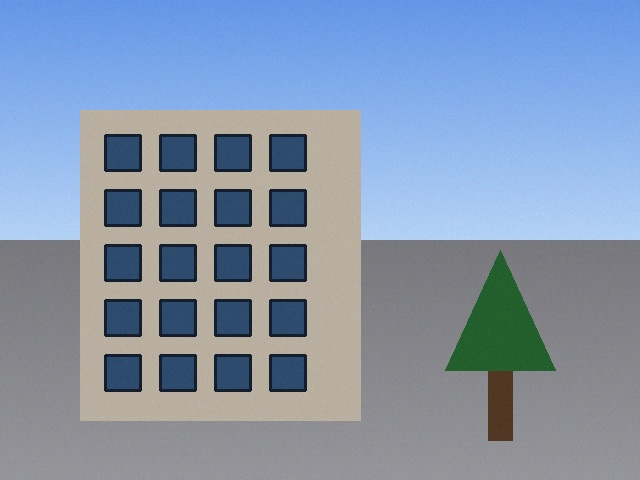
#> input picture dataset/authentic/authentic_building.jpg, 640 x 480 px
$ python -i ela.py   (imports and definitions only)
#> lines starting #> are read from the running program, lines starting #| are printed output that depends on the picture
"""
Image Forensic Analyzer - Error Level Analysis (ELA) Module
------------------------------------------------------------
Theoretical Foundation:
JPEG compression divides an image into 8x8 pixel blocks and applies the Discrete
Cosine Transform (DCT) followed by quantization. Each re-compression at a specific
quality factor causes loss of high-frequency components until an error equilibrium
is achieved across the entire image.

If an image is modified (e.g. an object is pasted from another source, or a portion
is digitally retouched):
1. The untouched background will show lower error because it has already reached
   compression equilibrium.
2. The newly introduced or modified areas will show significantly higher or lower
   error levels because they have not undergone identical quantization cycles.

ELA works by:
1. Re-saving the input image at a known JPEG quality (typically 90% or 95%).
2. Computing the absolute pixel-wise difference: |Original - Resaved|.
3. Amplifying the difference using an enhancement scale factor (e.g., 10x-20x)
   so subtle discrepancies are visible to human and algorithmic inspectors.
"""

import io
import cv2
import numpy as np
from PIL import Image, ImageChops, ImageEnhance


def perform_ela(image_input, quality=90, scale_factor=15):
    """
    Performs Error Level Analysis on the provided image.

    Args:
        image_input: File path (str), PIL.Image, NumPy array (RGB/RGBA/Grayscale),
                     or file-like buffer (UploadedFile, BytesIO).
        quality (int): Re-compression JPEG quality (typically 90-95).
        scale_factor (int or str): Multiplier to amplify subtle error differences.

    Returns:
        dict: A comprehensive dictionary containing:
            - 'ela_image_pil': Enhanced ELA PIL Image
            - 'ela_image_np': Enhanced ELA NumPy array (RGB)
            - 'diff_gray': 2D grayscale array of raw difference
            - 'heatmap_rgb': Colorized heatmap highlighting suspicious zones
            - 'mean_error': Average error per pixel
            - 'max_error': Maximum pixel error
            - 'std_error': Standard deviation of the error distribution
            - 'high_error_ratio': Percentage of pixels exhibiting high anomaly
            - 'ela_tampering_score': Normalized tampering index (0 to 100)
    """
#> called with quality = 90, scale_factor = 15
    stream_to_rewind = None

    # Step 1: Normalize input to a clean PIL Image in RGB format
    if isinstance(image_input, str):
        original_pil = Image.open(image_input)
#> original_pil is the input picture: PIL image 640x480 RGB; mean R, G, B 133, 150.3, 173.6
    elif isinstance(image_input, np.ndarray):
        if image_input.ndim == 2:
            original_pil = Image.fromarray(image_input).convert("RGB")
        elif image_input.shape[2] == 4:
            original_pil = Image.fromarray(image_input, mode="RGBA")
        else:
            original_pil = Image.fromarray(image_input, mode="RGB")
    elif isinstance(image_input, Image.Image):
        original_pil = image_input.copy()
    elif isinstance(image_input, (bytes, bytearray)):
        original_pil = Image.open(io.BytesIO(image_input))
    elif hasattr(image_input, "read"):
        stream_to_rewind = image_input
        if hasattr(stream_to_rewind, "seek"):
            stream_to_rewind.seek(0)
        data = stream_to_rewind.read()
        original_pil = Image.open(io.BytesIO(data))
        if hasattr(stream_to_rewind, "seek"):
            stream_to_rewind.seek(0)
    else:
        raise TypeError(f"Unsupported image input type for ELA: {type(image_input)}")

    # Handle transparent images cleanly before JPEG compression (which does not support alpha)
    if original_pil.mode in ("RGBA", "LA") or (original_pil.mode == "P" and "transparency" in original_pil.info):
        rgba_img = original_pil.convert("RGBA")
        background = Image.new("RGBA", rgba_img.size, (255, 255, 255, 255))
        original_pil = Image.alpha_composite(background, rgba_img).convert("RGB")
    elif original_pil.mode != "RGB":
        original_pil = original_pil.convert("RGB")

    # Step 2: Re-save image in memory at the specified JPEG quality factor
    buffer = io.BytesIO()
    original_pil.save(buffer, format="JPEG", quality=quality)
    buffer.seek(0)
    resaved_pil = Image.open(buffer).convert("RGB")

    # Step 3: Compute absolute difference between original and resaved image
    diff_pil = ImageChops.difference(original_pil, resaved_pil)

    # Step 4: Calculate extrema and dynamic error metrics
    extrema = diff_pil.getextrema()
#> extrema = ((0, 22), (0, 19), (0, 22))
    # Find the maximum difference across all three RGB channels
    max_diff = max([ex[1] for ex in extrema]) if extrema else 1
#> max_diff = 22
    if max_diff == 0:
        max_diff = 1  # Guard against division by zero

    # Dynamic scaling factor calculation:
    if scale_factor is None or scale_factor == "auto":
        scale = int(255.0 / max_diff)
    else:
        scale = int(scale_factor)

    # Step 5: Amplify the difference image for human visualization
    enhanced_pil = ImageEnhance.Brightness(diff_pil).enhance(scale)
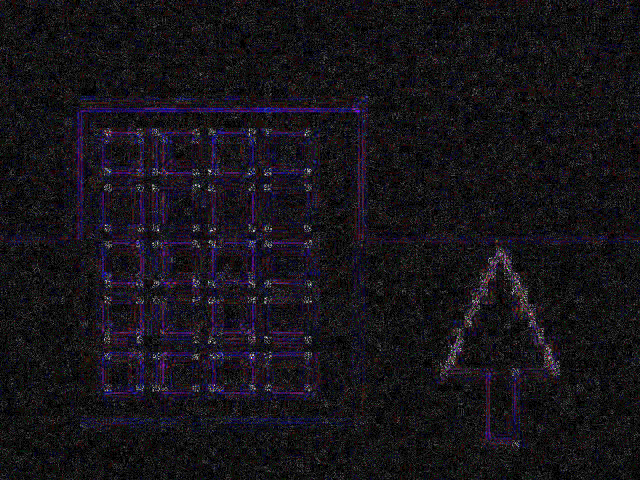
#> enhanced_pil: PIL image 640x480 RGB; mean R, G, B 22.3, 19.5, 25.1
    ela_np = np.array(enhanced_pil, dtype=np.uint8)

    # Step 6: Convert raw difference to grayscale for quantitative analysis
    diff_np = np.array(diff_pil, dtype=np.float32)
    # Euclidean norm across RGB channels to get true intensity difference
    diff_gray = np.sqrt(np.mean(diff_np ** 2, axis=2)).astype(np.uint8)
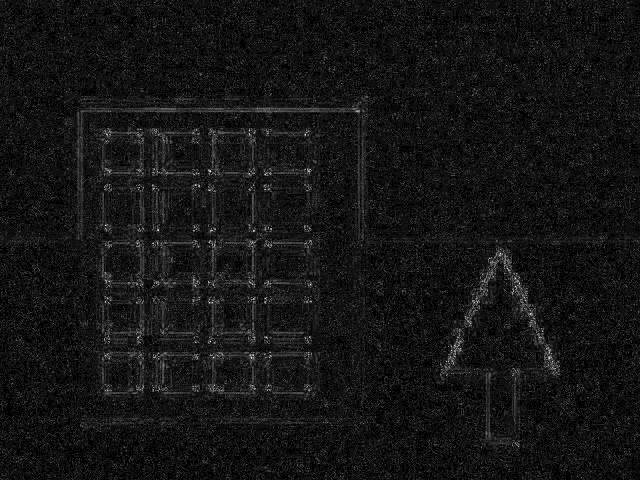
#> diff_gray: shape (480, 640); min 0, max 17, mean 1.38; drawn with min black and max white

    # Step 7: Statistical Feature Extraction
    mean_err = float(np.mean(diff_gray))
#> mean_err = 1.38
    std_err = float(np.std(diff_gray))
#> std_err = 1.19
    max_err = float(np.max(diff_gray))
#> max_err = 17

    # Anomaly threshold: pixels that deviate significantly above average noise
    anomaly_threshold = mean_err + 2.0 * std_err
#> anomaly_threshold = 3.77
    high_error_pixels = int(np.sum(diff_gray > max(15, anomaly_threshold)))
#> high_error_pixels = 8
    total_pixels = max(1, diff_gray.shape[0] * diff_gray.shape[1])
#> total_pixels = 307200
    high_error_ratio = round((high_error_pixels / total_pixels) * 100.0, 3)
#> high_error_ratio = 0.003

    # ELA Tampering Score Formulation:
    # In authentic photos, standard deviation is low and uniform.
    # In spliced/tampered photos, the variance and high-error ratio spike.
    score_metric = (mean_err * 2.0) + (std_err * 3.0) + (high_error_ratio * 4.0)
#> score_metric = 6.36
    ela_tampering_score = round(float(min(100.0, max(0.0, score_metric))), 2)
#> ela_tampering_score = 6.36

    # Step 8: Generate Colorized Heatmap (JET colormap)
    if np.max(diff_gray) > np.min(diff_gray):
        norm_diff = cv2.normalize(diff_gray, None, 0, 255, cv2.NORM_MINMAX).astype(np.uint8)
    else:
        norm_diff = np.zeros_like(diff_gray, dtype=np.uint8)

    heatmap_bgr = cv2.applyColorMap(norm_diff, cv2.COLORMAP_JET)
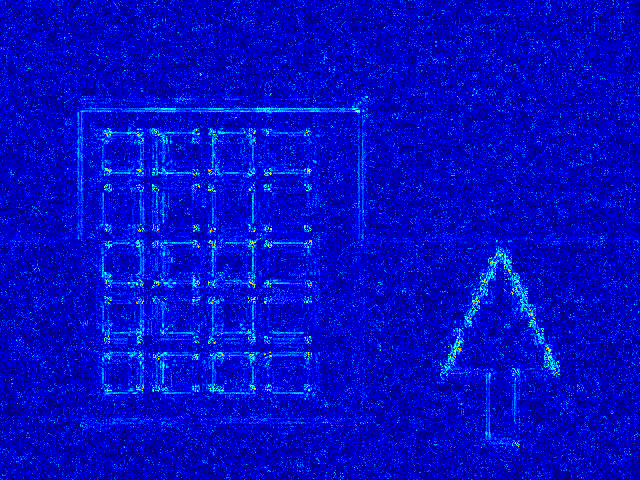
#> heatmap_bgr: shape (480, 640, 3); mean B, G, R 198.2, 11.6, 0.6
    heatmap_rgb = cv2.cvtColor(heatmap_bgr, cv2.COLOR_BGR2RGB)

    return {
        "ela_image_pil": enhanced_pil,
        "ela_image_np": ela_np,
        "diff_gray": diff_gray,
        "heatmap_rgb": heatmap_rgb,
        "mean_error": round(float(mean_err), 2),
        "max_error": round(float(max_err), 2),
        "std_error": round(float(std_err), 2),
        "high_error_ratio": float(high_error_ratio),
        "ela_tampering_score": float(ela_tampering_score),
        "quality_used": int(quality),
        "scale_factor_used": int(scale)
    }


def analyze_ela_regions(diff_gray, grid_size=(8, 8)):
    """
    Divides the error difference map into grid blocks and computes
    regional variances to identify localized tampering clusters.

    Args:
        diff_gray: 2D NumPy array of ELA differences
        grid_size: Tuple (rows, cols)

    Returns:
        tuple: (variance_matrix, anomalous_blocks_indices)
    """
    h, w = diff_gray.shape[:2]
    rows, cols = grid_size
    block_h = max(1, h // rows)
    block_w = max(1, w // cols)

    variance_matrix = np.zeros((rows, cols), dtype=np.float32)

    for r in range(rows):
        for c in range(cols):
            block = diff_gray[r * block_h:(r + 1) * block_h, c * block_w:(c + 1) * block_w]
            if block.size > 0:
                variance_matrix[r, c] = float(np.var(block))

    # Identify blocks whose variance is 1.8 standard deviations above the grid mean
    grid_mean = float(np.mean(variance_matrix))
    grid_std = float(np.std(variance_matrix))
    threshold = grid_mean + (1.8 * grid_std)

    anomalous_blocks = []
    if grid_std > 1e-4:
        for r in range(rows):
            for c in range(cols):
                if variance_matrix[r, c] > threshold:
                    anomalous_blocks.append((r, c, float(variance_matrix[r, c])))

    return variance_matrix, anomalous_blocks

>>> result = perform_ela('../dataset/authentic/authentic_building.jpg')
#> result = 11 items
